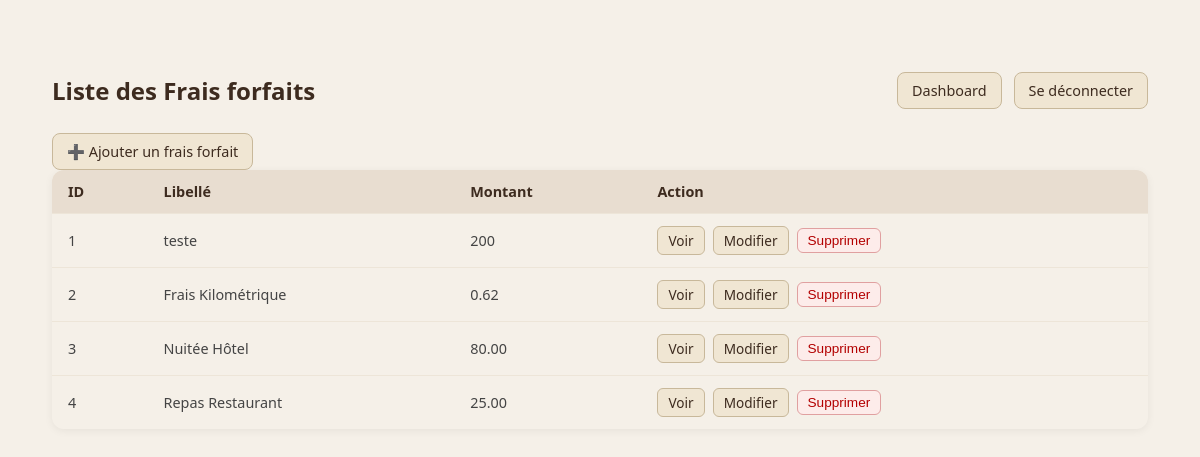
/public/fraisForfait (signed in), run on the app's committed database.
### tables this page shows
CREATE TABLE IF NOT EXISTS `fraisforfait` (
  `ID` int NOT NULL AUTO_INCREMENT,
  `libelle` varchar(255) NOT NULL,
  `montant` varchar(255) NOT NULL,
  PRIMARY KEY (`ID`)
);

### app/Core/Controller.php (called while the page is built, shortened)
<?php
abstract class Controller {
    protected function render(string $view, array $data = []): void {
        require __DIR__ . '/../Views/layout.php';
    }
}

### app/Controllers/FraisForfaitController.php (called while the page is built, shortened)
<?php
final class FraisForfaitController extends Controller
{
    public function index(): void
    {
        try {
            $fraisForfait = FraisForfait::findAll();
        } catch (\Throwable $e) {
            error_log($e->getMessage());
            $_SESSION['flash'] = 'Impossible de charger les frais forfait.';
            $fraisForfait = [];
        }
        $this->render('fraisForfait/index', [
            'title'   => 'Liste des frais forfait',
            'fraisForfait'   => $fraisForfait,
            'message' => $_SESSION['flash'] ?? '',
        ]);
    }
}

### public/index.php (called while the page is built, shortened)
<?php
$router = new Router();
$router->get ('/',           [Controllers\AuthController::class, 'login']);
$router->get ('/index.php',  [Controllers\AuthController::class, 'login']);
$router->post('/login',      [Controllers\AuthController::class, 'doLogin']);
$router->get ('/dashboard',  [Controllers\AuthController::class, 'dashboard']);
$router->get ('/logout',     [Controllers\AuthController::class, 'logout']);
$router->get ('/logout',     [Controllers\AuthController::class, 'logout']);
$router->get('#^/etat/([0-9]+)$#', [Controllers\EtatController::class, 'show']);
$router->get('/etat',       [Controllers\EtatController::class, 'index']);
$router->get('/etat/',       [Controllers\EtatController::class, 'index']);
$router->get ('/etat/create',       [Controllers\EtatController::class, 'create']);
$router->post('/etat/create',       [Controllers\EtatController::class, 'store']);
$router->get ('#^/etat/([0-9]+)/edit$#', [Controllers\EtatController::class, 'edit']);
$router->post('#^/etat/([0-9]+)/edit$#', [Controllers\EtatController::class, 'update']);
$router->post('#^/etat/([0-9]+)/delete$#', [Controllers\EtatController::class, 'delete']);
$router->post('#^/fraisForfait/([0-9]+)/delete$#', [Controllers\FraisForfaitcontroller::class, 'delete']);
$router->post('#^/fraisHorsForfait/([0-9]+)/delete$#', [Controllers\FraisHorsForfaitcontroller::class, 'delete']);
$router->get('#^/fraisForfait/([0-9]+)$#', [Controllers\FraisForfaitController::class, 'show']);
$router->get('/fraisForfait',       [Controllers\FraisForfaitController::class, 'index']);
$router->get('/fraisForfait/',       [Controllers\FraisForfaitController::class, 'index']);
$router->get ('/fraisForfait/create',       [Controllers\FraisForfaitController::class, 'create']);
$router->post('/fraisForfait/create',       [Controllers\FraisForfaitController::class, 'store']);
$router->get ('#^/fraisForfait/([0-9]+)/edit$#', [Controllers\FraisForfaitController::class, 'edit']);
$router->post('#^/fraisForfait/([0-9]+)/edit$#', [Controllers\FraisForfaitController::class, 'update']);
$router->get('#^/fraisHorsForfait/([0-9]+)$#', [Controllers\FraisHorsForfaitController::class, 'show']);
$router->get('/fraisHorsForfait',       [Controllers\FraisHorsForfaitController::class, 'index']);
$router->get('/fraisHorsForfait/',       [Controllers\FraisHorsForfaitController::class, 'index']);
$router->get ('/fraisHorsForfait/create',       [Controllers\FraisHorsForfaitController::class, 'create']);
$router->post('/fraisHorsForfait/create',       [Controllers\FraisHorsForfaitController::class, 'store']);
$router->get ('#^/fraisHorsForfait/([0-9]+)/edit$#', [Controllers\FraisHorsForfaitController::class, 'edit']);
$router->post('#^/fraisHorsForfait/([0-9]+)/edit$#', [Controllers\FraisHorsForfaitController::class, 'update']);
$router->get('#^/visiteur/([0-9]+)$#', [Controllers\VisiteurController::class, 'show']);
$router->get('/visiteur',       [Controllers\VisiteurController::class, 'index']);
$router->get('/visiteur/',       [Controllers\VisiteurController::class, 'index']);
$router->get ('/visiteur/create',       [Controllers\VisiteurController::class, 'create']);
$router->post('/visiteur/create',       [Controllers\VisiteurController::class, 'store']);
$router->get ('#^/visiteur/([0-9]+)/edit$#', [Controllers\VisiteurController::class, 'edit']);
$router->post('#^/visiteur/([0-9]+)/edit$#', [Controllers\VisiteurController::class, 'update']);
$router->post('#^/visiteur/([0-9]+)/delete$#', [Controllers\VisiteurController::class, 'delete']);
$router->get ('/fichefrais',        [Controllers\FicheFraisController::class, 'index']);
$router->get ('/fichefrais/',       [Controllers\FicheFraisController::class, 'index']);
$router->get ('/fichefrais/create', [Controllers\FicheFraisController::class, 'create']);
$router->post('/fichefrais/create',  [Controllers\FicheFraisController::class, 'store']);
$router->get ('#^/fichefrais/([^/]+)/([^/]+)/edit$#',   [Controllers\FicheFraisController::class, 'edit']);
$router->post('#^/fichefrais/([^/]+)/([^/]+)/edit$#', [Controllers\FicheFraisController::class, 'update']);
$router->post('#^/fichefrais/([^/]+)/([^/]+)/delete$#', [Controllers\FicheFraisController::class, 'delete']);
$router->post('#^/fichefrais/([^/]+)/([^/]+)/validate$#', [Controllers\FicheFraisController::class, 'validate']);
$router->get ('#^/fichefrais/([^/]+)/([^/]+)$#',        [Controllers\FicheFraisController::class, 'show']);
$requestPath = parse_url($_SERVER['REQUEST_URI'] ?? '/', PHP_URL_PATH) ?: '/';
$scriptDir   = rtrim(str_replace('\\', '/', dirname($_SERVER['SCRIPT_NAME'] ?? '')), '/');
if ($scriptDir !== '' && $scriptDir !== '/' && strncmp($requestPath, $scriptDir, strlen($scriptDir)) === 0) {
    $requestPath = substr($requestPath, strlen($scriptDir)) ?: '/';
}
$router->dispatch($_SERVER['REQUEST_METHOD'] ?? 'GET', $requestPath);

### app/Models/FraisForfait.php (called while the page is built, shortened)
<?php
final class FraisForfait
{
    public static function findAll(): array
    {
        $pdo = Database::get();
        $st  = $pdo->query('SELECT id, libelle, montant FROM fraisForfait ORDER BY id');
        return $st->fetchAll();
    }
}

### app/Views/fraisForfait/index.php (the view, shortened to what this page needs)
<!doctype html>
<html lang="fr">
<head>
</head>
<body>
    <div class="topbar">
        <h1 style="margin:0;">Liste des Frais forfaits</h1>
        <a class="button" href="./dashboard">Dashboard</a>
        <a class="button" href="./logout">Se déconnecter</a>
    </div>
    <a class="button" href="./fraisForfait/create">➕ Ajouter un frais forfait</a>
    <?php if (empty($fraisForfait)): ?>
        <p>Aucun état trouvé.</p>
    <?php else: ?>
        <table>
            <thead>
                <tr>
                    <th>ID</th>
                    <th>Libellé</th>
                    <th>Montant</th>
                    <th>Action</th>
                </tr>
            </thead>
            <tbody>
                <?php foreach ($fraisForfait as $frais): ?>
                    <tr>
                      <td><?= htmlspecialchars((string)$frais['id']) ?></td>
                        <td><?= htmlspecialchars((string)$frais['libelle']) ?></td>
                        <td><?= htmlspecialchars((string)$frais['montant']) ?></td>
                                     <td class="actions">
                            <a href="./fraisForfait/<?= urlencode($frais['id']) ?>">Voir</a>
                            <a href="./fraisForfait/<?= urlencode($frais['id']) ?>/edit">Modifier</a>
                             <form action="./fraisForfait/<?= urlencode($frais['id']) ?>/delete"
                             method="post"
                             style="display:inline"
                             onsubmit="return confirm('Supprimer ce frais forfait ? Cette action est définitive.');">
                                <button type="submit">Supprimer
                                </button>
                            </form>
                        </td>
                    </tr>
                <?php endforeach; ?>
            </tbody>
        </table>
    <?php endif; ?>
</body>
</html>

### app/Core/Router.php (shortened to what this page needs)
<?php
final class Router {
    private array $routes = ['GET'=>[], 'POST'=>[]];
    public function get(string $path, callable|array $handler): void  { $this->routes['GET'][$path]  = $handler; }
    public function post(string $path, callable|array $handler): void { $this->routes['POST'][$path] = $handler; }
    public function dispatch(string $method, string $path): void {
        $routes = $this->routes[$method] ?? [];
        foreach ($routes as $pattern => $handler) {
            if ($pattern === $path) {
               $this->call($handler, []);
                return;
            }
        }
    }
    private function call(callable|array $handler, array $params): void {
        if (is_array($handler)) {
            [$class, $method] = $handler;
            (new $class)->{$method}(...$params);
            return;
        }
    }
}

### app/Views/layout.php (style rules this page uses)
body { font-family:system-ui;margin:2rem }
a { color:inherit }

### app/Views/fraisForfait/index.php (style rules this page uses)
* { box-sizing: border-box; margin: 0; padding: 0; }
body { font-family: system-ui, -apple-system, Segoe UI, Roboto, Arial, sans-serif; background: #f5f0e8; min-height: 100vh; padding: 40px 20px; }
.topbar { display: flex; align-items: center; gap: 12px; margin-bottom: 24px; flex-wrap: wrap; }
.topbar h1 { flex: 1; font-size: 1.5rem; color: #3d2b1f; }
a.button, button.button { display: inline-block; padding: 8px 14px; border: 1px solid #c8b89a; border-radius: 8px; text-decoration: none; background: #f0e6d3; color: #3d2b1f; font-size: 0.9rem; cursor: pointer; transition: background 0.2s; }
table { width: 100%; border-collapse: separate; border-spacing: 0; border-radius: 12px; overflow: hidden; box-shadow: 0 2px 8px rgba(0,0,0,0.06); }
thead tr { background: #e8ddd0; }
th { padding: 12px 16px; text-align: left; color: #3d2b1f; font-weight: 600; font-size: 0.9rem; }
td { padding: 12px 16px; border-top: 1px solid #ede5d8; color: #444; font-size: 0.9rem; }
.actions { display: flex; gap: 8px; align-items: center; flex-wrap: wrap; }
.actions a { padding: 4px 10px; border-radius: 6px; text-decoration: none; font-size: 0.85rem; border: 1px solid #c8b89a; background: #f0e6d3; color: #3d2b1f; }
.actions form { margin: 0; }
.actions button { padding: 4px 10px; border-radius: 6px; font-size: 0.85rem; border: 1px solid #e0a0a0; background: #fdecea; color: #b30000; cursor: pointer; }

### data on the page
fraisforfait: ID "1", libelle "teste", montant "200"
fraisforfait: ID "2", libelle "Frais Kilométrique", montant "0.62"
fraisforfait: ID "3", libelle "Nuitée Hôtel", montant "80.00"
fraisforfait: ID "4", libelle "Repas Restaurant", montant "25.00"
